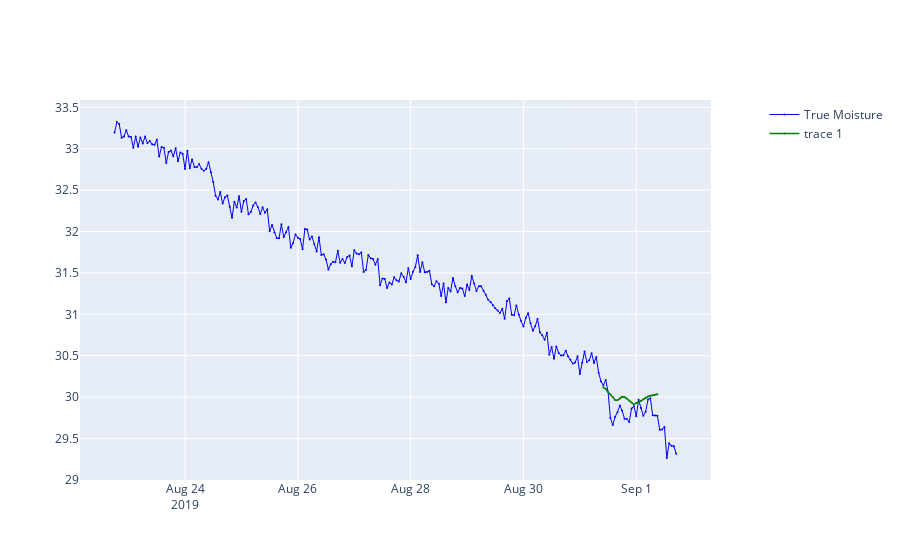

Here is the notebook cell this chart was saved with:
### Code cell
ii += 1
# ii -= 2
tester.testers[inds_sorted[ii]].visualise()

### Figure 1 — Plotly figure (JSON) as saved in the notebook; plotly's stock layout.template omitted (floating-point values rounded to 4 significant figures; data arrays with more than 128 entries replaced by an {"elided": "..."} marker saying what was removed)
{"data": [{"line": {"color": "blue", "width": 1}, "marker": {"color": "blue", "size": 2}, "mode": "lines+markers", "name": "True Moisture", "type": "scatter", "x": {"elided": "240 str values"}, "xaxis": "x", "y": {"elided": "240 float values"}, "yaxis": "y"}, {"line": {"color": "green", "width": 1.5}, "marker": {"color": "green", "size": 2}, "mode": "lines+markers", "type": "scatter", "x": ["2019-08-31T10:00:00", "2019-08-31T11:00:00", "2019-08-31T12:00:00", "2019-08-31T13:00:00", "2019-08-31T14:00:00", "2019-08-31T15:00:00", "2019-08-31T16:00:00", "2019-08-31T17:00:00", "2019-08-31T18:00:00", "2019-08-31T19:00:00", "2019-08-31T20:00:00", "2019-08-31T21:00:00", "2019-08-31T22:00:00", "2019-08-31T23:00:00", "2019-09-01T00:00:00", "2019-09-01T01:00:00", "2019-09-01T02:00:00", "2019-09-01T03:00:00", "2019-09-01T04:00:00", "2019-09-01T05:00:00", "2019-09-01T06:00:00", "2019-09-01T07:00:00", "2019-09-01T08:00:00", "2019-09-01T09:00:00", "2019-09-01T10:00:00"], "y": [30.12, 30.1, 30.06, 30.03, 30.0, 29.97, 29.96, 29.98, 30.0, 30.0, 29.98, 29.96, 29.94, 29.91, 29.93, 29.95, 29.95, 29.98, 29.99, 30.01, 30.02, 30.02, 30.03, 30.03, null]}], "layout": {"autosize": true, "xaxis": {"anchor": "y", "autorange": true, "domain": [0, 0.94], "range": ["2019-08-22 03:10:50.7651", "2019-09-02 07:49:09.2349"], "type": "date"}, "yaxis": {"anchor": "x", "autorange": true, "domain": [0, 1], "range": [28.98, 33.6], "type": "linear"}, "yaxis2": {"anchor": "x", "overlaying": "y", "side": "right"}}}
